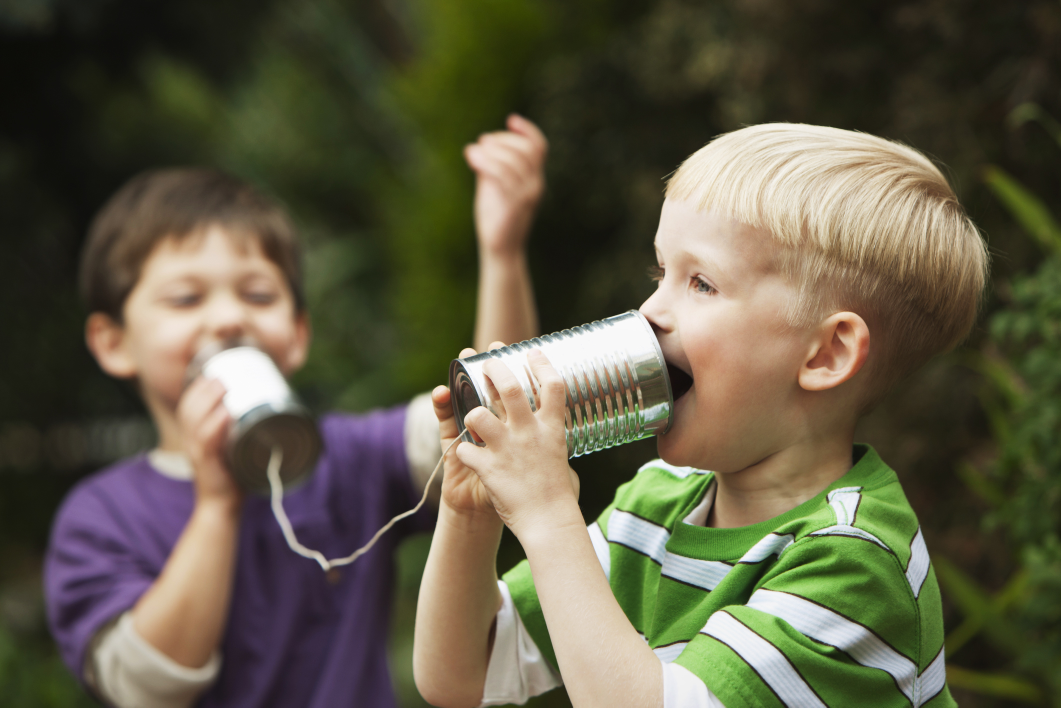
#> input picture S_1.jpg, 2122 x 1415 px (shown at 1/2 size)
$ jupyter execute --allow-errors numpy.ipynb   (shell and % lines are left out)
#> lines starting #> are read from the running program, lines starting #| are printed output that depends on the picture; long printed decimals are rounded
[cell 1]
import numpy as np
a=np.zeros(3)
type(a[0])

[cell 2]
import numpy as np
a=np.ones(1)
a

[cell 3]
z=np.zeros(10)
z

[cell 4]
z=np.ones(27)
z

[cell 5]
z.shape

[cell 6]
z.shape=(9,3)
z

[cell 7]
z=np.ones(10)
type(z[-4])

[cell 8]
z=np.empty(10)
z

from 2 to 10, 5elements

[cell 9]
z=np.linspace(2,10,5)
z

[cell 10]
z=np.linspace(0,10,10)
z

[cell 11]
z=np.linspace(0,10,100)
z

[cell 12]
z=np.array([10,20])
z

[cell 13]
type(z)

1차원 배열

[cell 14]
a_list=[1,2,3,4,5,6,7]
z=np.array([a_list])
z

[cell 15]
z.shape

[cell 16]
b_list=[[1,2,3,4,5,6,7],[1,2,3,4,5,6,7]]
z=np.array([b_list])
print(type(z))
print(z)
print(z.shape)

자세한정보

[cell 17]
c_list=[[1,2,3,4],[1,2,3,4],[1,2,3,4],[1,2,3,4]]
z=np.array([c_list])
print(z)
print(z.shape)

[cell 18]
z=np.zeros([2,6,2])
z

[cell 19]
d=[[[1,2],[1,2],[1,2],
    [1,2],[1,2],[1,2]]]
z=np.array(d)
print(z)
print(z.shape)

[cell 20]
d=[[0]*5 for i in range(5)]
for p in range(5):
    for q in range(5):
        d[p][q] = p
        print('%s'%(d[p][q]),end=' ')
    print('\n')

[cell 21]
np.random.seed(0)
z1=np.random.randint(10,size=6)
z1

[cell 22]
z1[0]

[cell 23]
z1[0:2]

[cell 24]
z1[-1]

[cell 25]
import os
os.getcwd()

[cell 26]
from skimage import io
photo=io.imread('S_1.jpg')
#> photo is the input picture: shape (1415, 2122, 3); mean R, G, B 96.3, 91.5, 70.9
type(photo)

[cell 27]
photo.shape
#> Out = (1415, 2122, 3)

[cell 28]
import matplotlib.pyplot as plt
plt.imshow(photo)

[cell 29]
plt.imshow(photo[::-1])
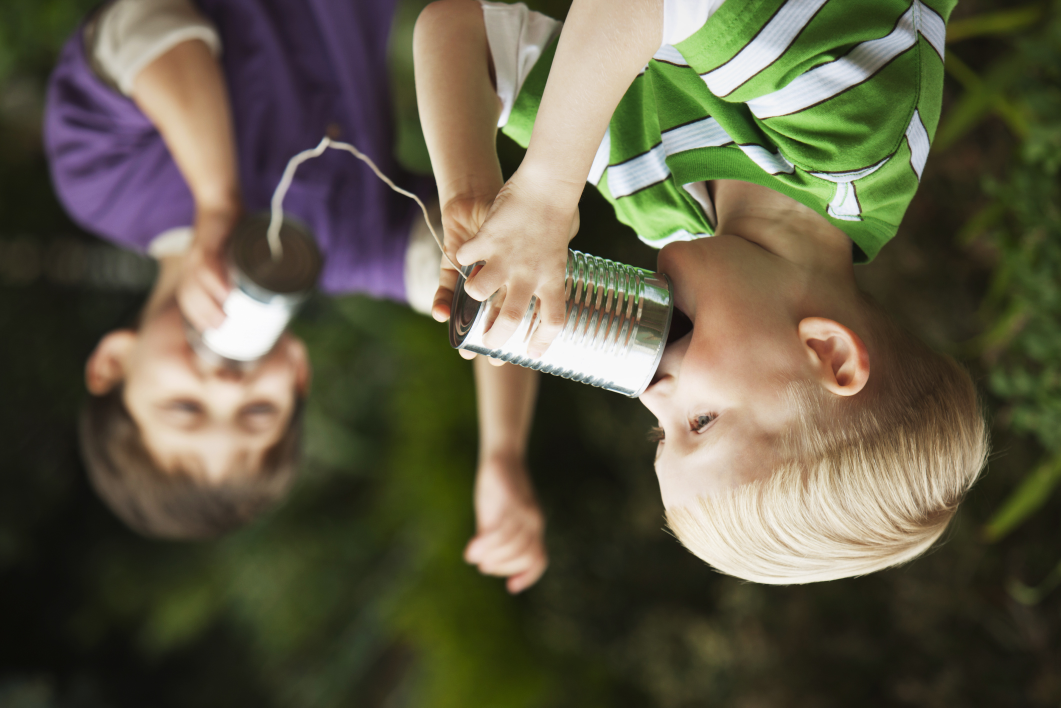
#> shown: shape (1415, 2122, 3) (shown at 1/2 size); mean R, G, B 96.3, 91.5, 70.9

[cell 30]
plt.imshow(photo[:, ::-1])
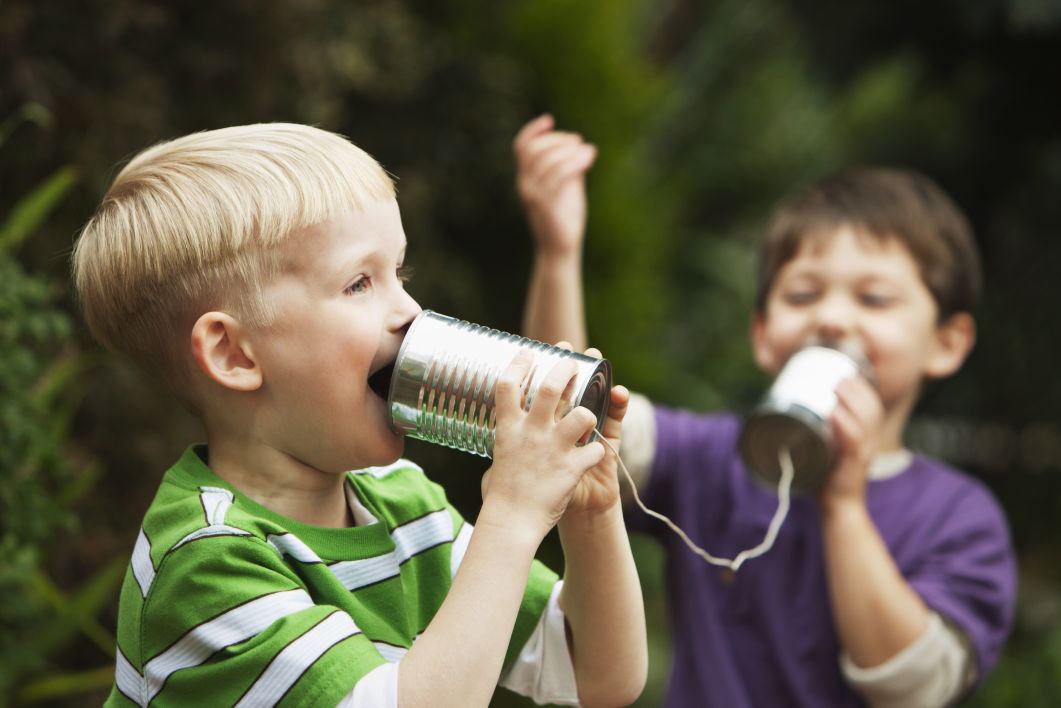
#> shown: shape (1415, 2122, 3) (shown at 1/2 size); mean R, G, B 96.3, 91.5, 70.9

[cell 31]
plt.imshow(photo[200:500, 450:680])
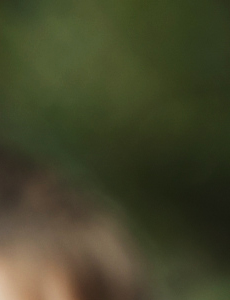
#> shown: shape (300, 230, 3); mean R, G, B 67.4, 68.8, 42.1

[cell 32]
plt.imshow(photo[::2, ::2])
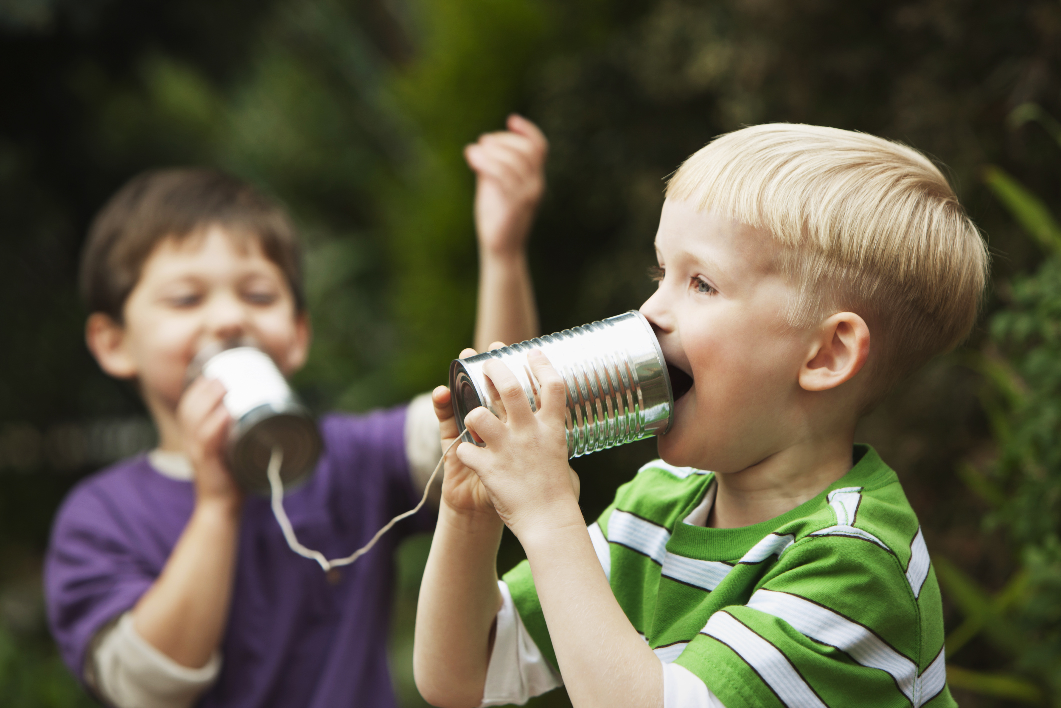
#> shown: shape (708, 1061, 3); mean R, G, B 96.3, 91.5, 70.9

[cell 33]
photo
photo_sin=np.sin(photo)
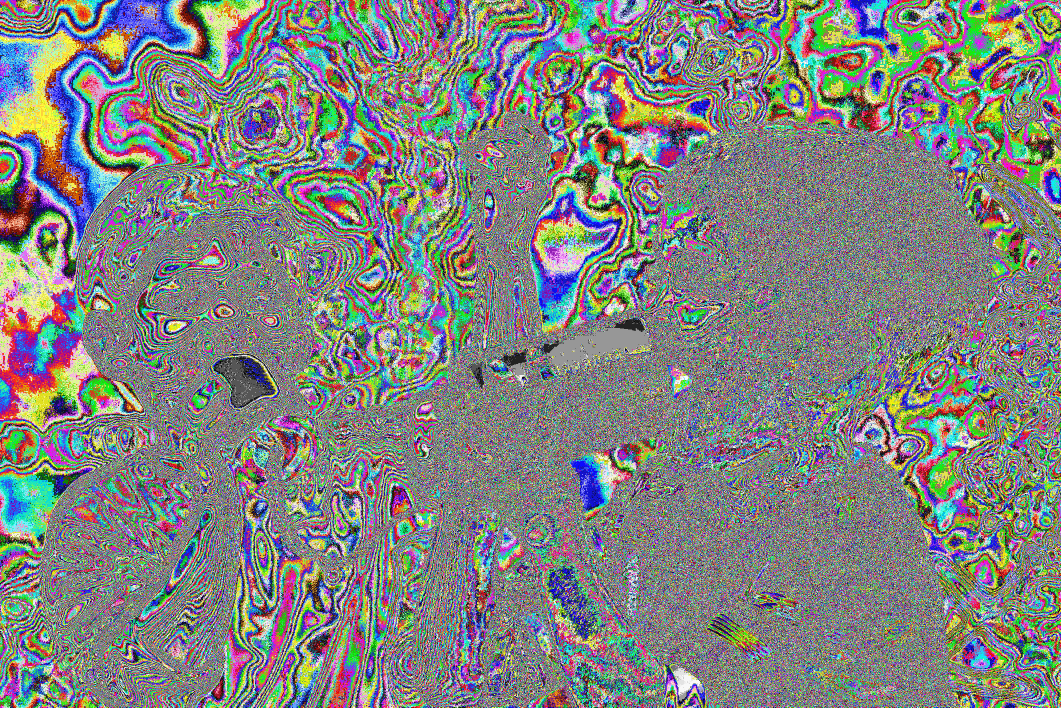
#> photo_sin: shape (1415, 2122, 3) float16 (shown at 1/2 size); mean R, G, B 0.0151, 0.0288, 0.00922; drawn with min black and max white
print(photo_sin)
#> (printed output is left out)
print(type(photo_sin))
#| <class 'numpy.ndarray'>

[cell 34]
print(np.sum(photo))
#| 776867636
print(np.prod(photo))
#| 0
print(np.mean(photo))
#| 86.243
print(np.std(photo))
#| 66.926
print(np.var(photo))
#| 4479.119
print(np.min(photo))
#| 0
print(np.max(photo))
#| 255
print(np.argmin(photo))
#| 149492
print(np.argmax(photo))
#| 4713641

[cell 35]
z=np.array([1,2,3,4,5])

[cell 36]
z<3

[cell 37]
z>3

[cell 38]
z[z>3]

photo를 이루는 array에서 요소값이 100보다 크면 255, 100보다 작거나같으면 0으로 replace할것

[cell 39]
photo_masked=np.where(photo>100,300,0)
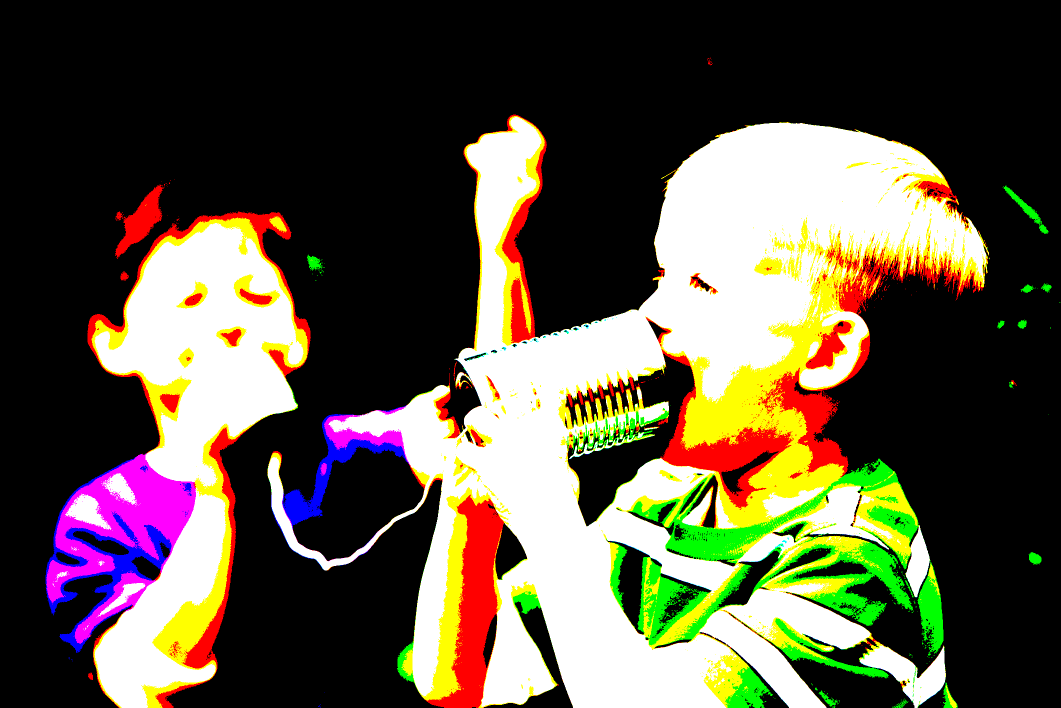
#> photo_masked: shape (1415, 2122, 3) int64 (shown at 1/2 size); mean R, G, B 108, 99.3, 79.1; drawn with min black and max white

[cell 40]
plt.imshow(photo_masked)

[cell 41]
a_array=np.array([1,2,3,4])
b_array=np.array([2,3,4,5])

[cell 42]
print(a_array+b_array)
print(a_array*b_array)
print(a_array+30)
print(a_array*2)
print(b_array-20)

[cell 43]
a_array@b_array

[cell 44]
plt.imshow(photo[:,:,0].T)
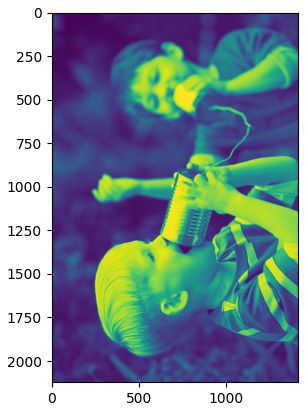
#> figure drawn by matplotlib, 1 panel

[cell 45]
x=np.array([2,1,5,3,4])
np.sort(x)

[cell 46]
import numpy as np
import matplotlib.pyplot as plt

비어있는 행렬을 만든다. 숫자는 랜덤배치 타입도 지정..

[cell 47]
np.empty([2,3], dtype='int')

[cell 48]
z=np.zeros([2,3])
z

[cell 49]
z.shape

0부터 10까지 2만큼의 간격

[cell 50]
np.arange(0,10,2, dtype='float64')

0부터 10까지 요소의 개수가 6개

[cell 51]
np.linspace(0,10,6, dtype=float)

X의 타입이 인티저 정수이다

[cell 52]
X = np.array([[1,2,3],[4,5,6]])
X

타입을 바꾸는 함수

[cell 53]
X.astype(np.float64)

[cell 54]
np.zeros_like(X)

0을 중심으로 1을 단위로 +- 100개의 랜덤한 숫자를 데이터로서 추출해라.(단 normal했기 때문에 정규분포를 이룸)

[cell 55]
data=np.random.normal(0,1,100)
plt.hist(data, bins=10)
plt.show()
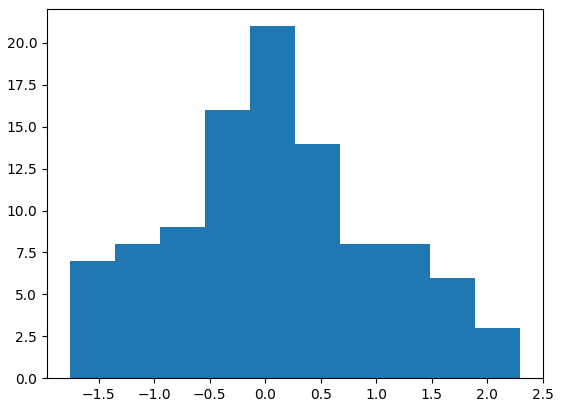
#> figure drawn by matplotlib, 1 panel; tallest bar 21 high, from x = -0.137 to 0.269
